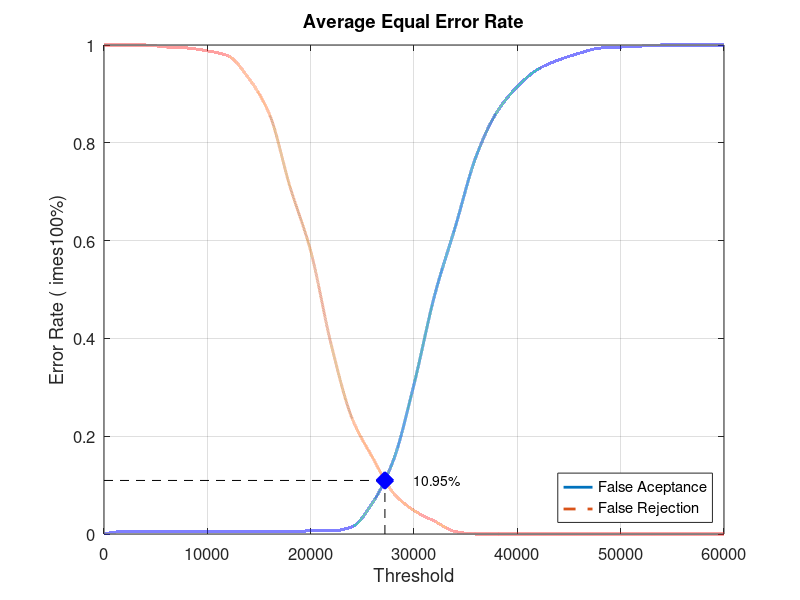
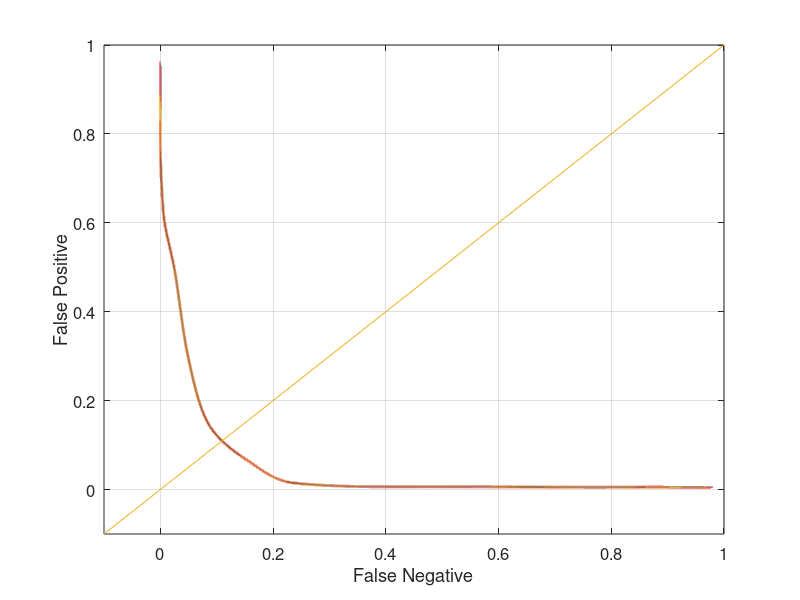

MATLAB code to generate these figures, in order:
close all;
clear;
clc;
x = 0:2000:60000;
xq = 0:0.5:60000;

y0 = [0 0.00526316 0.00526316 0.00526316 0.00526316 0.00526316 0.00526316 0.00526316 0.00526316 0.00526316 0.00631579 0.00631579 0.0147368 0.0642105 0.150526 0.306316 0.488421 0.628421 0.771579 0.862105 0.914737 0.950526 0.969474 0.983158 0.993684 0.99579 0.997895 1 1 1 1]
yy0 = interp1(x, y0, xq, 'pchip');
y1 = [1 1 1 0.996 0.994 0.988 0.978 0.932 0.859 0.71 0.579 0.386 0.237 0.156 0.084 0.048 0.026 0.005 0 0 0 0 0 0 0 0 0 0 0 0 0]
yy1 = interp1(x, y1, xq, 'pchip');

% Calculating EER: 
y2 = abs(y0 - y1);
find(y2 == min(y2))
yy2 = abs(yy0 - yy1);
xEER = find(yy2 == min(yy2));
xEERIndex = xq(xEER) % X-axis EER
yEER = yy0(xEER) % Y-axis EER

main = figure
plot(xq, yy0,'-','LineWidth', 2);	hold on
plot(xq, yy1,'--','LineWidth', 2);	hold on
plot([xEERIndex xEERIndex], [0 yEER], 'k--');	hold on
plot([0 xEERIndex], [yEER yEER], 'k--');	hold on
plot(xEERIndex, yEER, 'bx', 'LineWidth', 10);	hold on
text(xEERIndex + 10 * xEERIndex / 100, yEER, [num2str(round((10000 * yEER)) / 100) '%'])
legend('False Aceptance', 'False Rejection', 'Location', 'SouthEast')
xlabel('Threshold')
ylabel('Error Rate (	imes100%)')
title('Average Equal Error Rate')
set(gca, 'FontSize', 12)
axis([0 60000 0 1])
grid on

print(main, 'Database2AverageMain', '-dpng');
FNRxFPR = figure('Color', [1 1 1]);
plot(yy1, yy0, '-', yy1, yy0, 'LineWidth', 2);
hold on
y = -0.1:0.1:1
plot(y, y); 
set(gca, 'FontSize', 12)
xlabel('False Negative')
ylabel('False Positive')
axis([-0.1 1 -0.1 1])
set(gca, 'FontSize', 12)
grid on

print(FNRxFPR, 'Database2AverageFNRxFPR','-dpng');
